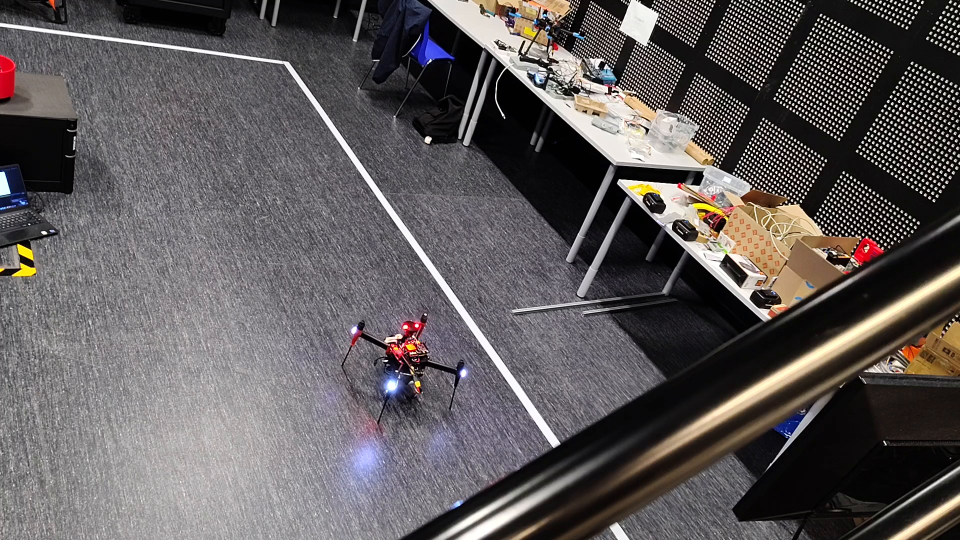
#> input picture frame 0 of Test_videos/1000001951.mp4, 1920 x 1080 px, given in place of DOA_video.mp4, which was not available (shown at 1/2 size)
$ python DroneVideoSync.py
#> lines starting #> are read from the running program, lines starting #| are printed output that depends on the picture; after the words box and inside, x2 and y2 are one past the last pixel; in counts of white or black regions, pixels touching at a corner belong together; pictures that were not available may be replaced by others from this repository, and a replacement may not be noted
#!/usr/bin/env python3
"""
Drone DOA Sync Player
Plays a video and azimuth compass side by side in sync.

Controls:
    SPACE      — pause / resume
    Q / ESC    — quit
    A / LEFT   — rewind 5 seconds
    D / RIGHT  — skip forward 5 seconds
    + / =      — shift DOA forward 0.5s (drone data starts later)
    -          — shift DOA backward 0.5s (drone data starts earlier)
"""
import datetime
import cv2
import numpy as np
import time

# ══════════════════════════════════════════════════════════════════════════════
#  CONFIGURE THESE PATHS
# ══════════════════════════════════════════════════════════════════════════════

VIDEO_PATH = r"Test_Data/DOA test/DOA_video.mp4"   # ← change this

# Offset in seconds: positive = DOA data starts this many seconds INTO the video
# Use +/- keys while running to fine-tune, then set it here once you know the value
SYNC_OFFSET = 12

# ══════════════════════════════════════════════════════════════════════════════
#  AZIMUTH DATA
# ══════════════════════════════════════════════════════════════════════════════

AZIMUTH_TIMES = [
    0.0,   9.1,  12.2,  16.0,  19.3,  23.0,  26.3,  29.9,
    32.8,  36.5,  39.9,  42.8,  46.5,  49.8,  52.6,  55.8,
    59.0,  62.0,  65.3,  68.2,  71.5,  75.0,  77.8,  80.7,
    84.0,  87.1,  90.5,  93.3,  96.2,  99.7,
]

AZIMUTH_VALUES = [
    44.1,  -3.6, -37.0, -102.1, -140.2, 157.0,  97.0,  29.1,
   -22.8, -93.7, -146.0, 162.9,  92.5,  30.1,  -5.9, -38.8,
  -123.9, -150.4, 135.6,  99.3,  37.7,  -6.7, -31.5, -54.5,
  -107.4, -142.3, 169.3, 120.4,  94.3,  16.2,
]

DATA_DURATION = AZIMUTH_TIMES[-1]   # seconds
N_SAMPLES     = len(AZIMUTH_VALUES)

# ══════════════════════════════════════════════════════════════════════════════
#  DISPLAY SETTINGS
# ══════════════════════════════════════════════════════════════════════════════

DISPLAY_HEIGHT = 1080   # ↑ from 540 — full HD output
COMPASS_SIZE   = 900    # ↑ from 480 — scale compass to match


# ─────────────────────────────────────────────────────────────────────────────

def get_az_at_time(t_rel):
    """Linearly interpolate azimuth at time t_rel (seconds from data start)."""
    if t_rel <= AZIMUTH_TIMES[0]:
        return AZIMUTH_VALUES[0], 0
    if t_rel >= AZIMUTH_TIMES[-1]:
        return AZIMUTH_VALUES[-1], N_SAMPLES - 1
    for i in range(len(AZIMUTH_TIMES) - 1):
        if AZIMUTH_TIMES[i] <= t_rel <= AZIMUTH_TIMES[i + 1]:
            frac = ((t_rel - AZIMUTH_TIMES[i]) /
                    (AZIMUTH_TIMES[i + 1] - AZIMUTH_TIMES[i]))
            a1 = AZIMUTH_VALUES[i]
            a2 = AZIMUTH_VALUES[i + 1]
            # FIX: take the shortest path across the ±180° boundary
            diff = a2 - a1
            if diff > 180:
                diff -= 360
            elif diff < -180:
                diff += 360
            az = a1 + frac * diff
            return az, i
    return AZIMUTH_VALUES[-1], N_SAMPLES - 1


def draw_compass(az_deg, t_rel, sample_idx):
    """Draw a compass frame showing the current azimuth."""
    S  = COMPASS_SIZE
    CX = S // 2
    CY = S // 2
    R  = S // 2 - 30

    img = np.zeros((S, S, 3), dtype=np.uint8)
    img[:] = (18, 18, 18)

    # Rings
    for frac, alpha in [(1.0, 60), (0.67, 40), (0.33, 30)]:
        cv2.circle(img, (CX, CY), int(R * frac),
                   (alpha * 3, alpha * 3, alpha * 3), 1)

    # Tick marks
    for deg in range(0, 360, 10):
        rad   = np.radians(deg)
        is_major = deg % 30 == 0
        r_out = R
        r_in  = R - (10 if is_major else 5)
        x1 = int(CX + r_out * np.sin(rad))
        y1 = int(CY - r_out * np.cos(rad))
        x2 = int(CX + r_in  * np.sin(rad))
        y2 = int(CY - r_in  * np.cos(rad))
        cv2.line(img, (x1, y1), (x2, y2),
                 (100, 100, 100) if is_major else (55, 55, 55), 1)

    # Cardinal labels

    cardinals = [("N", 0), ("NW", 45), ("W", 90), ("SW", 135),
                 ("S", 180), ("SE", 225), ("E", 270), ("NE", 315)]

    for label, deg in cardinals:
        rad = np.radians(deg)
        lx  = int(CX + (R - 20) * np.sin(rad))
        ly  = int(CY - (R - 20) * np.cos(rad))
        color = (60, 60, 220) if label == "N" else (170, 170, 170)
        fs    = 0.55 if len(label) == 1 else 0.4
        fw    = 2    if len(label) == 1 else 1
        # Centre text
        (tw, th), _ = cv2.getTextSize(label, cv2.FONT_HERSHEY_SIMPLEX, fs, fw)
        cv2.putText(img, label, (lx - tw // 2, ly + th // 2),
                    cv2.FONT_HERSHEY_SIMPLEX, fs, color, fw)

    # Platform dot
    cv2.circle(img, (CX, CY), 6, (230, 230, 230), -1)

    # Arrow
    rad       = np.radians(-az_deg)
    arrow_len = int(R * 0.80)
    ex = int(CX + arrow_len * np.sin(rad))
    ey = int(CY - arrow_len * np.cos(rad))
    cv2.arrowedLine(img, (CX, CY), (ex, ey),
                    (80, 160, 230), 3, tipLength=0.2)
    cv2.circle(img, (ex, ey), 7, (50, 130, 220), -1)
    cv2.circle(img, (ex, ey), 7, (255, 255, 255), 1)

    # Large degree readout
    sign    = "+" if az_deg >= 0 else ""
    deg_str = f"{sign}{az_deg:.1f}\xb0"
    (tw, _), _ = cv2.getTextSize(deg_str, cv2.FONT_HERSHEY_DUPLEX, 1.3, 2)
    tx = (S - tw) // 2
    cv2.putText(img, deg_str, (tx, S - 55),
                cv2.FONT_HERSHEY_DUPLEX, 1.3, (30, 30, 30), 4)
    cv2.putText(img, deg_str, (tx, S - 55),
                cv2.FONT_HERSHEY_DUPLEX, 1.3, (80, 160, 230), 2)

    # Time info
    cv2.putText(img, f"t = {max(0, t_rel):.1f}s",
                (12, 24), cv2.FONT_HERSHEY_SIMPLEX, 0.55, (140, 140, 140), 1)
    cv2.putText(img, f"sample {sample_idx + 1} / {N_SAMPLES}",
                (12, 46), cv2.FONT_HERSHEY_SIMPLEX, 0.48, (110, 110, 110), 1)

    # Title
    cv2.putText(img, "Direction of Arrival",
                (12, S - 20), cv2.FONT_HERSHEY_SIMPLEX, 0.48, (100, 100, 100), 1)

    return img


def scale_to_height(img, height):
    h, w = img.shape[:2]
    new_w = int(w * height / h)
    return cv2.resize(img, (new_w, height))


def main():
    global SYNC_OFFSET

    # ── Open video ────────────────────────────────────────────────────────────
    cap = cv2.VideoCapture(VIDEO_PATH)
    if not cap.isOpened():
        print(f"ERROR: could not open video:\n  {VIDEO_PATH}")
        print("Check that the VIDEO_PATH at the top of the script is correct.")
        return

    # ── Output video writer ───────────────────────────────────────────────────
    ts = datetime.datetime.now().strftime("%Y%m%d_%H%M%S")
    output_path = f"doa_sync_{ts}.mp4"
    fourcc = cv2.VideoWriter_fourcc(*"mp4v")
    # Writer is initialised on first frame once we know the combined frame size
    out_writer = None

    vid_fps   = cap.get(cv2.CAP_PROP_FPS) or 30.0
    vid_total = int(cap.get(cv2.CAP_PROP_FRAME_COUNT))
    vid_dur   = vid_total / vid_fps
    print(f"Opened: {VIDEO_PATH}")
    print(f"  {vid_total} frames  |  {vid_fps:.1f} fps  |  {vid_dur:.1f}s")
    print(f"  DOA data spans {DATA_DURATION:.1f}s  |  {N_SAMPLES} samples")
    print(f"  Initial sync offset: {SYNC_OFFSET:+.1f}s")
    print()
    print("Controls:  SPACE=pause  Q=quit  A/D or LEFT/RIGHT=seek 5s  +/-=offset")

    paused  = False
    t_start = time.time()
    t_pause = 0.0

    while True:
        # ── Current time ──────────────────────────────────────────────────────
        elapsed = t_pause if paused else time.time() - t_start
        elapsed = max(0.0, min(elapsed, vid_dur))

        # ── Read video frame ──────────────────────────────────────────────────
        target_frame = int(elapsed * vid_fps)
        target_frame = min(target_frame, vid_total - 1)
        cap.set(cv2.CAP_PROP_POS_FRAMES, target_frame)
        ret, vid_img = cap.read()
#> vid_img is the input picture: shape (1080, 1920, 3); mean B, G, R 91.3, 90.4, 95.5
        if not ret:
            print("End of video.")
            break
        vid_img = scale_to_height(vid_img, DISPLAY_HEIGHT)

        # ── Build compass ─────────────────────────────────────────────────────
        az_time            = elapsed - SYNC_OFFSET
        az_deg, sample_idx = get_az_at_time(az_time)
        compass_img        = draw_compass(az_deg, az_time, sample_idx)
#> after the loop in draw_compass, `for frac, alpha in [(1.0, 60), (0.67, 40), (0.33, 30)]:`:
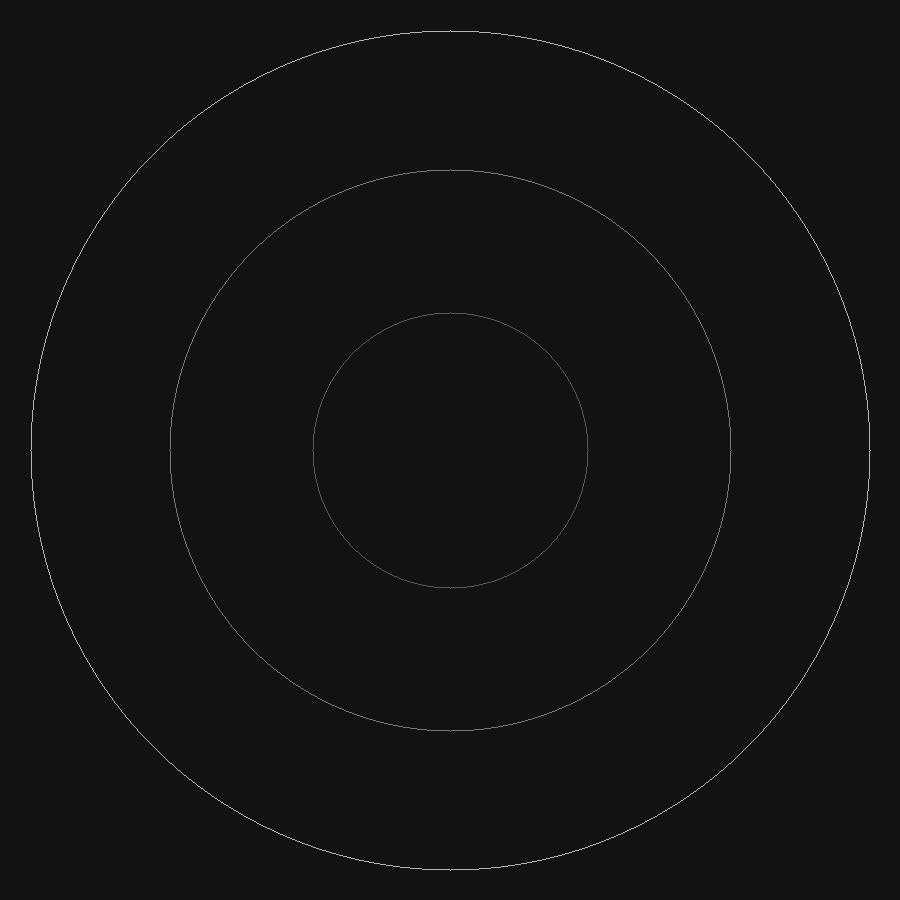
#> img: shape (900, 900, 3); min 18, max 180, mean 18.7
#> after the loop in draw_compass, `for deg in range(0, 360, 10):`: img: shape (900, 900, 3); 0.03% of pixels changed, all inside (x1, y1, x2, y2) = (30, 30, 871, 871)
#> the loop in draw_compass, `for label, deg in cardinals:` made 8 passes
#> (tw, th) on passes 1 to 8: (14, 13), (19, 9), (15, 13), (19, 9), (13, 13), (17, 9), (12, 13), (17, 9)
#> after the loop in draw_compass, `for label, deg in cardinals:`:
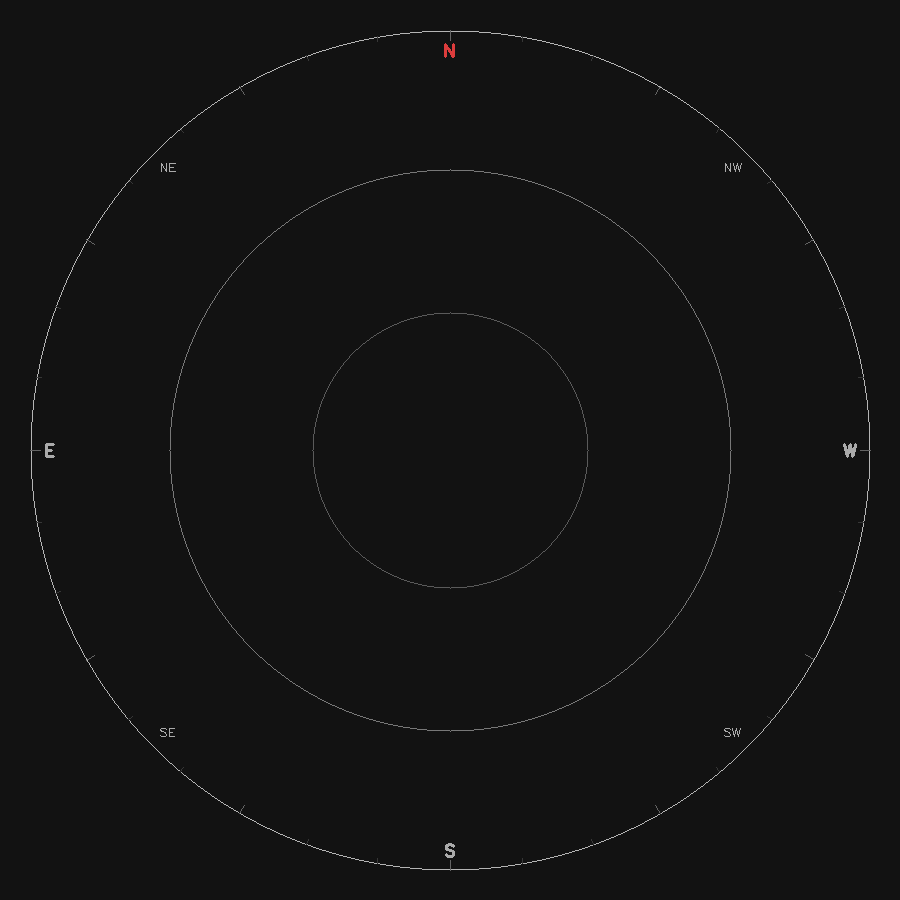
#> img: shape (900, 900, 3); mean of channels 0, 1, 2 18.9, 18.9, 18.9; drawn as B, G, R
#> in draw_compass, `cv2.circle(img, (CX, CY), 6, (230, 230, 230), -1)`: img: shape (900, 900, 3); 0.01% of pixels changed, all inside (x1, y1, x2, y2) = (444, 444, 457, 457)
#> in draw_compass, `cv2.circle(img, (ex, ey), 7, (50, 130, 220), -1)`: img: shape (900, 900, 3); mean of channels 0, 1, 2 19, 19.3, 19.5
#> in draw_compass, `cv2.circle(img, (ex, ey), 7, (255, 255, 255), 1)`: img: shape (900, 900, 3); mean of channels 0, 1, 2 19, 19.3, 19.5
#> in draw_compass, `(tw, _), _ = cv2.getTextSize(deg_str, cv2.FONT_HERSHEY_DUPLEX, 1.3, 2)`: tw = 176
#> in draw_compass, `tx = (S - tw) // 2`: tx = 362
#> in draw_compass, `cv2.putText(img, deg_str, (tx, S - 55), cv2.FONT_HERSHEY_DUPLEX, 1.3, ..`: img: shape (900, 900, 3); mean of channels 0, 1, 2 19.1, 19.3, 19.5
#> in draw_compass, `cv2.putText(img, deg_str, (tx, S - 55), cv2.FONT_HERSHEY_DUPLEX, 1.3, ..`:
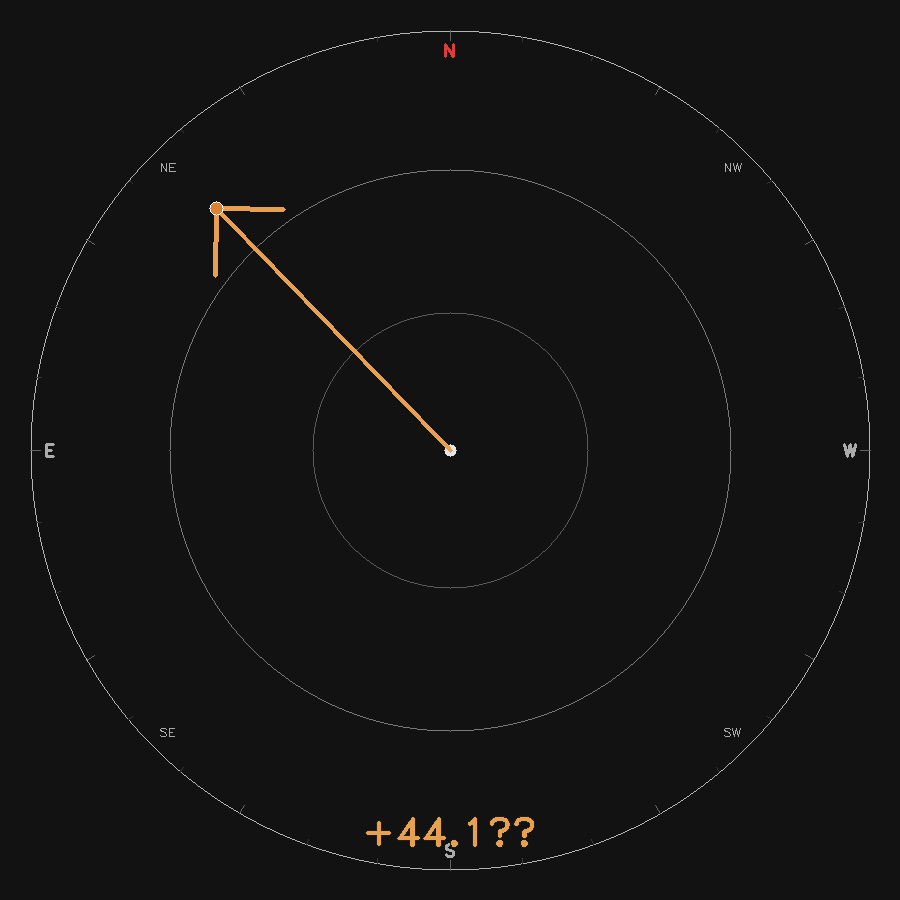
#> img: shape (900, 900, 3); mean of channels 0, 1, 2 19.2, 19.5, 19.8; drawn as B, G, R
#> in draw_compass, `cv2.putText(img, f"t = {max(0, t_rel):.1f}s", (12, 24), cv2.FONT_HERSH..`: img: shape (900, 900, 3); 0.02% of pixels changed, all inside (x1, y1, x2, y2) = (13, 12, 87, 25)
#> in draw_compass, `cv2.putText(img, f"sample {sample_idx + 1} / {N_SAMPLES}", (12, 46), c..`: img: shape (900, 900, 3); mean of channels 0, 1, 2 19.2, 19.5, 19.9
#> in draw_compass, `cv2.putText(img, "Direction of Arrival", (12, S - 20), cv2.FONT_HERSHE..`: img: shape (900, 900, 3); mean of channels 0, 1, 2 19.2, 19.6, 19.9
        compass_img        = scale_to_height(compass_img, DISPLAY_HEIGHT)

        # ── Info bar ──────────────────────────────────────────────────────────
        total_w  = vid_img.shape[1] + compass_img.shape[1]
#> total_w = 3000
        info_bar = np.zeros((36, total_w, 3), dtype=np.uint8)
        info_bar[:] = (28, 28, 28)

        status    = "|| PAUSED" if paused else "> PLAYING"
        sign      = "+" if az_deg >= 0 else ""
        doa_active = 0 <= az_time <= DATA_DURATION
        doa_status = f"{sign}{az_deg:.1f}\xb0" if doa_active else "-- no data --"
        info = (f"{status}   video: {elapsed:.1f}s / {vid_dur:.1f}s   "
                f"DOA: {doa_status}   offset: {SYNC_OFFSET:+.1f}s   "
                f"[+/-] adjust sync   [SPACE] pause   [Q] quit")
        cv2.putText(info_bar, info, (8, 24),
                    cv2.FONT_HERSHEY_SIMPLEX, 0.42, (160, 160, 160), 1)

        # ── Display ───────────────────────────────────────────────────────────
        combined = np.hstack([vid_img, compass_img])
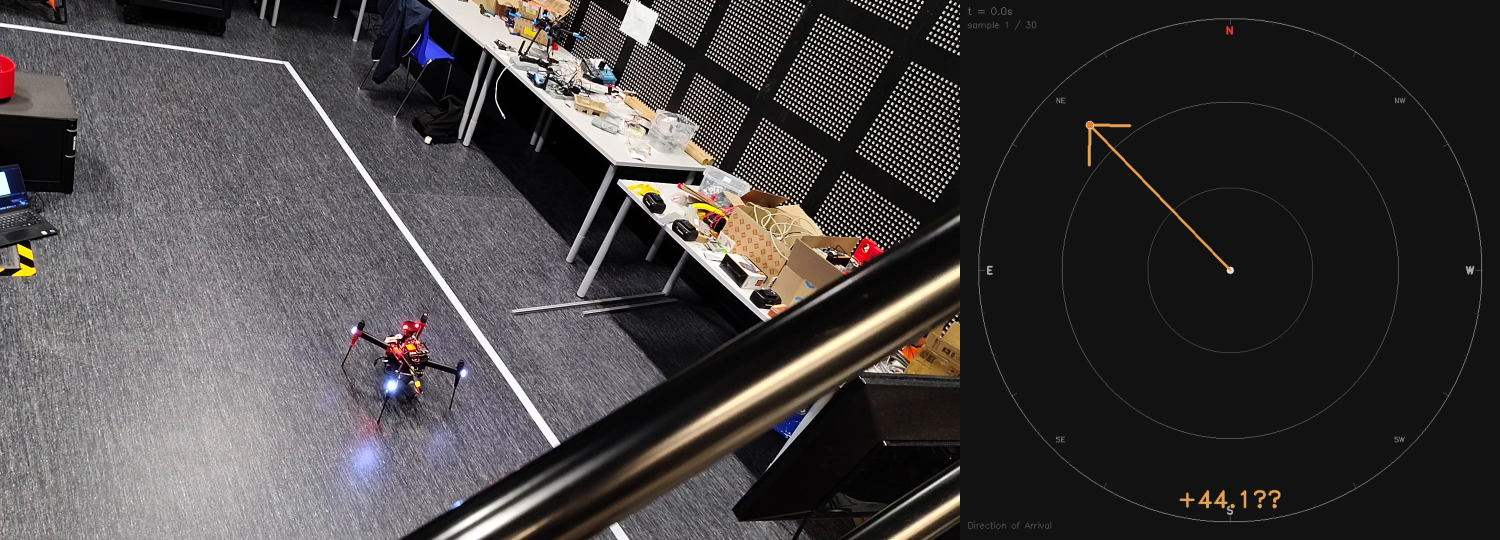
#> combined: shape (1080, 3000, 3) (shown at 1/2 size); mean B, G, R 65.4, 64.9, 68.3
        display  = np.vstack([combined, info_bar])
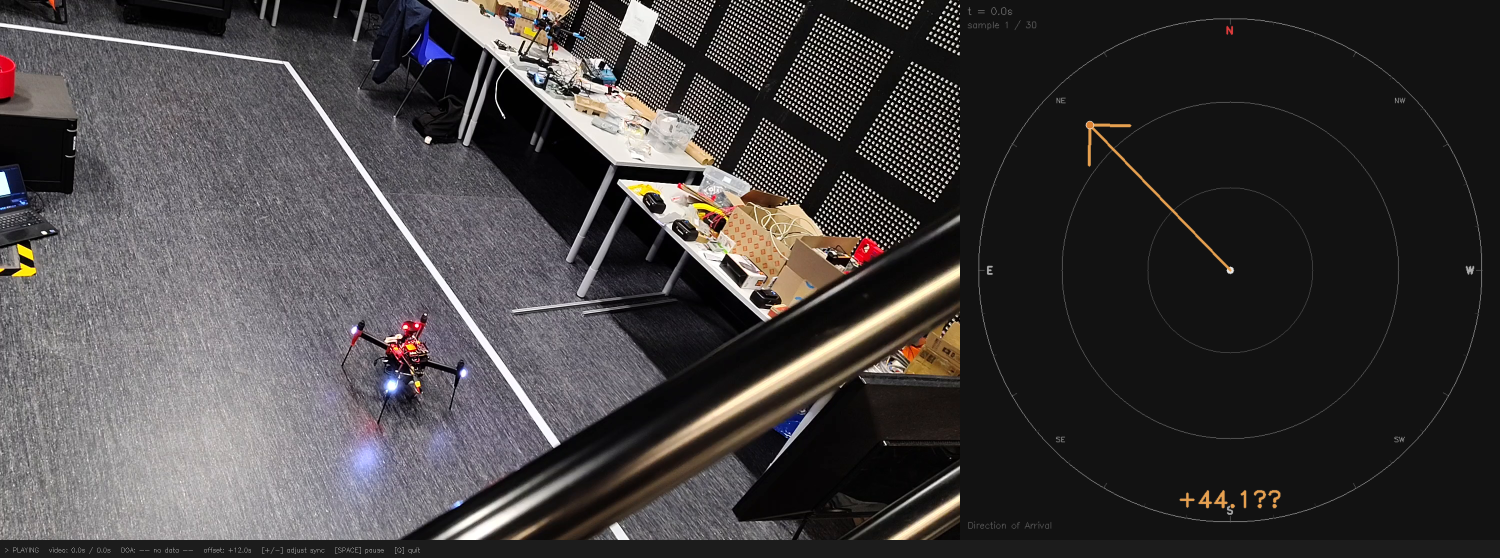
#> display: shape (1116, 3000, 3) (shown at 1/2 size); mean B, G, R 64.2, 63.8, 67
        cv2.imshow("Drone DOA Sync Player  —  Q to quit", display)
        # ── Write frame to output ───────
        # ──────────────────────────────────────────
        if out_writer is None:
            h, w = display.shape[:2]
#> h = 1116; w = 3000
            out_writer = cv2.VideoWriter(output_path, fourcc, vid_fps, (w, h))
            print(f"Recording to: {output_path}")
        out_writer.write(display)

        # ── Key handling ──────────────────────────────────────────────────────
        key = cv2.waitKey(30) & 0xFF
#> (key q is pressed here)

        if key in (ord('q'), 27):           # Q or ESC — quit
            break

        elif key == ord(' '):               # SPACE — pause/resume
            if paused:
                t_start = time.time() - t_pause
                paused  = False
            else:
                t_pause = elapsed
                paused  = True

        elif key in (81, ord('a')):         # LEFT / A — rewind 5s
            new_t = max(0.0, elapsed - 5.0)
            t_start = time.time() - new_t
            if paused: t_pause = new_t

        elif key in (83, ord('d')):         # RIGHT / D — skip 5s
            new_t = min(vid_dur, elapsed + 5.0)
            t_start = time.time() - new_t
            if paused: t_pause = new_t

        elif key in (ord('+'), ord('=')):   # + — DOA later
            SYNC_OFFSET += 0.5
            print(f"Offset: {SYNC_OFFSET:+.1f}s  (DOA starts later in video)")

        elif key == ord('-'):               # - — DOA earlier
            SYNC_OFFSET -= 0.5
            print(f"Offset: {SYNC_OFFSET:+.1f}s  (DOA starts earlier in video)")

        # ── Timing ───────────────────────────────────────────────────────────
        if not paused:
            time.sleep(max(0.0, 1.0 / vid_fps - 0.015))

    cap.release()
    if out_writer is not None:
        out_writer.release()
        print(f"Saved: {output_path}")

    cv2.destroyAllWindows()
    print(f"\nFinal sync offset: {SYNC_OFFSET:+.1f}s")
    print("Set SYNC_OFFSET at the top of the script to this value to save it.")


if __name__ == "__main__":
    main()
